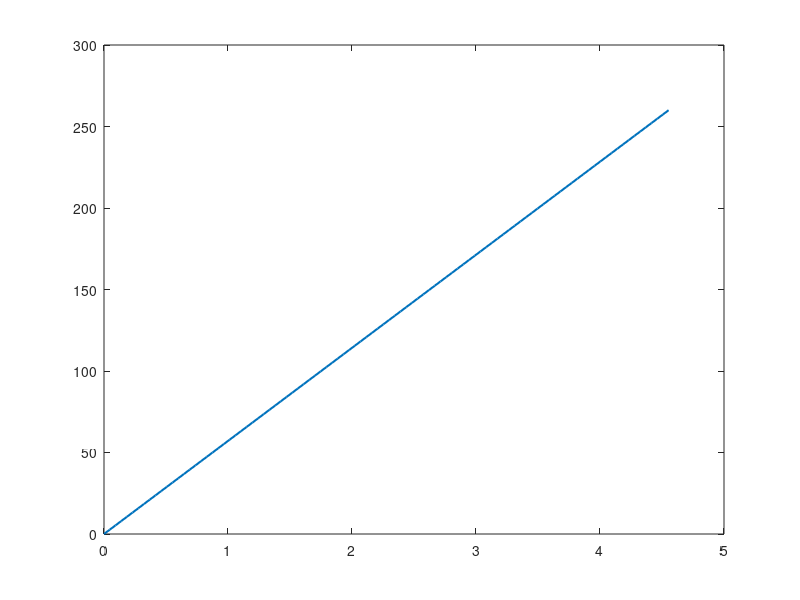

Reproduce this figure in MATLAB. (Note: this script raises an error after producing the figure.)
%% LEFM, VCCT, CZM for ENF [i.e. Mode-2]

% Corresponding explanatory figures can be found in the presentation 
% 'ExplanatoryFiguresMATLAB.pptx'

% Summary: This code contains the analytical LEFM, VCCT and CZM solutions


%% ANALYTICAL SOLUTION

%Reference: (1) https://journals.sagepub.com/doi/pdf/10.1177/002199839803201401
%           (2) https://doi.org/10.1016/j.engfracmech.2006.03.006

E   = 70e3;      % in MPa
b   = 10;        % in mm
h   = 1.5;       % in mm
I   = b*(h^3)/12;
a   = 30;        % in mm; [Initial Crack Length]
G2c = 1.45;      % in N/mm
L   = 50;        % in mm [half length of beam]


% Intersection point of (OB) and (ABC)
Px1 = sqrt(64*G2c*b*E*I)/(a*(3*sqrt(3))^(1/3));

% Intersection point of (ABC) and (DE)
Px2= sqrt(64*G2c*b*E*I)/(L*(3*sqrt(3))^(1/3));

%%

%Loading Line (OB)
P1=linspace(0,round(Px1),100);
d1 = P1.*(2*(L^3)+3*(a^3))/(96*E*I);

figure
p=plot(d1,P1,'LineWidth',1.5)
p.Color=[1 0.5 0];
hold on

%Unloading Line (ABC) [a<L]
P2 = linspace(round(Px1),round(Px2),100);
d2 = (P2./(96*E*I)).*(2*L^3 + (((64*G2c*b*E*I)^1.5)./(sqrt(3)*P2.^3)));

p=plot(d2,P2,'--*b','MarkerIndices',1:15:length(d2),'LineWidth',2)
p.MarkerFaceColor = [0 0.7 0.7];
p.MarkerEdgeColor = [0 0.7 0.7]
p.MarkerSize = 2;

hold on

% DE [a>L]
P3 = linspace(Px2,3*Px2,100);
d3 = (P3./(24*E*I)).*(2*L^3 - (((64*G2c*b*E*I)^1.5)./(4*sqrt(3)*P3.^3)));
p=plot(d3,P3,':*','MarkerIndices',1:20:length(d3),'LineWidth',2)
p.Color= [0.8 0.4 0]
p.MarkerFaceColor = [0 0.7 0.7];
p.MarkerEdgeColor = [0 0.7 0.7]
p.MarkerSize = 4;

% OE Completely Split
P4 = linspace(0,3*Px2,100);
d4 = (P4.*L^3)./(12*E*I);
p=plot(d4,P4,'--k','LineWidth',2);

legend({'OB','ABC','DE','OE'},'Location','northwest')
title("Load vs Deflection")
xlabel("Deflection in the middle of the specimen \Delta [mm]")
ylabel("Load P [N]")

savefig("Analytic_ENF.fig")
  
  
